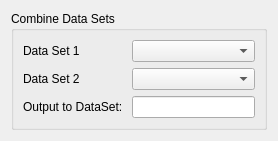
<?xml version="1.0" encoding="UTF-8"?>
<ui version="4.0">
 <class>Form</class>
 <widget class="QWidget" name="Form">
  <property name="geometry">
   <rect>
    <x>0</x>
    <y>0</y>
    <width>278</width>
    <height>140</height>
   </rect>
  </property>
  <property name="windowTitle">
   <string>Form</string>
  </property>
  <layout class="QVBoxLayout" name="verticalLayout">
   <item>
    <widget class="QGroupBox" name="formGroupBox">
     <property name="title">
      <string>Combine Data Sets</string>
     </property>
     <layout class="QFormLayout" name="formLayout">
      <item row="0" column="0">
       <widget class="QLabel" name="dataSet1Label">
        <property name="text">
         <string>Data Set 1</string>
        </property>
       </widget>
      </item>
      <item row="0" column="1">
       <widget class="QComboBox" name="dataSet1ComboBox"/>
      </item>
      <item row="1" column="0">
       <widget class="QLabel" name="dataSet2Label">
        <property name="text">
         <string>Data Set 2</string>
        </property>
       </widget>
      </item>
      <item row="1" column="1">
       <widget class="QComboBox" name="dataSet2ComboBox"/>
      </item>
      <item row="2" column="0">
       <widget class="QLabel" name="outputToDataSetLabel">
        <property name="text">
         <string>Output to DataSet: </string>
        </property>
       </widget>
      </item>
      <item row="2" column="1">
       <widget class="QLineEdit" name="outputToDataSetlineEdit"/>
      </item>
     </layout>
    </widget>
   </item>
  </layout>
 </widget>
 <resources/>
 <connections/>
</ui>
